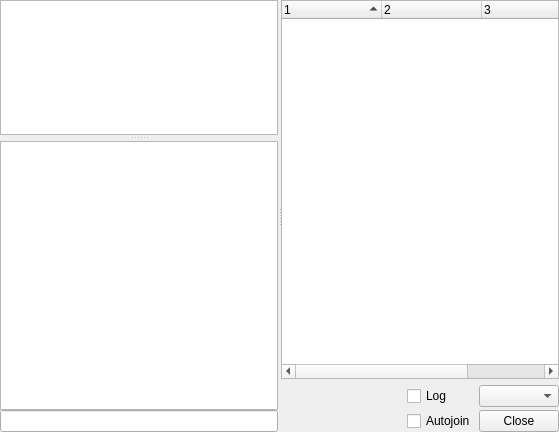
<?xml version="1.0" encoding="UTF-8"?>
<ui version="4.0">
 <class>Room</class>
 <widget class="QWidget" name="Room">
  <property name="geometry">
   <rect>
    <x>0</x>
    <y>0</y>
    <width>559</width>
    <height>432</height>
   </rect>
  </property>
  <property name="windowTitle">
   <string>Room</string>
  </property>
  <layout class="QVBoxLayout" name="verticalLayout_3">
   <property name="spacing">
    <number>0</number>
   </property>
   <property name="margin">
    <number>0</number>
   </property>
   <item>
    <widget class="QSplitter" name="splitter_2">
     <property name="lineWidth">
      <number>1</number>
     </property>
     <property name="orientation">
      <enum>Qt::Horizontal</enum>
     </property>
     <property name="handleWidth">
      <number>3</number>
     </property>
     <widget class="QWidget" name="layoutWidget">
      <layout class="QVBoxLayout" name="verticalLayout_2">
       <property name="spacing">
        <number>0</number>
       </property>
       <item>
        <widget class="QSplitter" name="splitter">
         <property name="sizePolicy">
          <sizepolicy hsizetype="Expanding" vsizetype="Expanding">
           <horstretch>0</horstretch>
           <verstretch>0</verstretch>
          </sizepolicy>
         </property>
         <property name="frameShape">
          <enum>QFrame::NoFrame</enum>
         </property>
         <property name="lineWidth">
          <number>1</number>
         </property>
         <property name="orientation">
          <enum>Qt::Vertical</enum>
         </property>
         <property name="handleWidth">
          <number>6</number>
         </property>
         <widget class="QTextEdit" name="StatusLog">
          <property name="sizePolicy">
           <sizepolicy hsizetype="Expanding" vsizetype="Preferred">
            <horstretch>0</horstretch>
            <verstretch>1</verstretch>
           </sizepolicy>
          </property>
          <property name="maximumSize">
           <size>
            <width>16777215</width>
            <height>200</height>
           </size>
          </property>
          <property name="baseSize">
           <size>
            <width>0</width>
            <height>100</height>
           </size>
          </property>
          <property name="focusPolicy">
           <enum>Qt::NoFocus</enum>
          </property>
          <property name="readOnly">
           <bool>true</bool>
          </property>
         </widget>
         <widget class="QTextEdit" name="ChatLog">
          <property name="sizePolicy">
           <sizepolicy hsizetype="Expanding" vsizetype="Expanding">
            <horstretch>0</horstretch>
            <verstretch>2</verstretch>
           </sizepolicy>
          </property>
          <property name="minimumSize">
           <size>
            <width>0</width>
            <height>0</height>
           </size>
          </property>
          <property name="maximumSize">
           <size>
            <width>16777215</width>
            <height>16777215</height>
           </size>
          </property>
          <property name="baseSize">
           <size>
            <width>0</width>
            <height>400</height>
           </size>
          </property>
          <property name="focusPolicy">
           <enum>Qt::NoFocus</enum>
          </property>
          <property name="readOnly">
           <bool>true</bool>
          </property>
         </widget>
        </widget>
       </item>
       <item>
        <widget class="QLineEdit" name="ChatEntry"/>
       </item>
      </layout>
     </widget>
     <widget class="QWidget" name="">
      <layout class="QVBoxLayout" name="verticalLayout">
       <property name="sizeConstraint">
        <enum>QLayout::SetMaximumSize</enum>
       </property>
       <item>
        <widget class="QTreeWidget" name="UserList">
         <property name="autoScrollMargin">
          <number>16</number>
         </property>
         <property name="indentation">
          <number>0</number>
         </property>
         <property name="uniformRowHeights">
          <bool>true</bool>
         </property>
         <property name="sortingEnabled">
          <bool>true</bool>
         </property>
         <property name="allColumnsShowFocus">
          <bool>false</bool>
         </property>
         <property name="columnCount">
          <number>4</number>
         </property>
         <attribute name="headerCascadingSectionResizes">
          <bool>false</bool>
         </attribute>
         <attribute name="headerStretchLastSection">
          <bool>false</bool>
         </attribute>
         <attribute name="headerCascadingSectionResizes">
          <bool>false</bool>
         </attribute>
         <attribute name="headerStretchLastSection">
          <bool>false</bool>
         </attribute>
         <column>
          <property name="text">
           <string notr="true">1</string>
          </property>
         </column>
         <column>
          <property name="text">
           <string notr="true">2</string>
          </property>
         </column>
         <column>
          <property name="text">
           <string notr="true">3</string>
          </property>
         </column>
         <column>
          <property name="text">
           <string notr="true">4</string>
          </property>
         </column>
        </widget>
       </item>
       <item>
        <layout class="QGridLayout" name="gridLayout">
         <property name="spacing">
          <number>3</number>
         </property>
         <item row="1" column="2">
          <widget class="QComboBox" name="comboBox">
           <property name="enabled">
            <bool>true</bool>
           </property>
          </widget>
         </item>
         <item row="6" column="2">
          <widget class="QPushButton" name="Close">
           <property name="sizePolicy">
            <sizepolicy hsizetype="Preferred" vsizetype="Fixed">
             <horstretch>0</horstretch>
             <verstretch>0</verstretch>
            </sizepolicy>
           </property>
           <property name="text">
            <string>Close</string>
           </property>
           <property name="icon">
            <iconset>
             <normaloff>icons/cancel.png</normaloff>icons/cancel.png</iconset>
           </property>
          </widget>
         </item>
         <item row="1" column="0">
          <spacer name="horizontalSpacer">
           <property name="orientation">
            <enum>Qt::Horizontal</enum>
           </property>
           <property name="sizeHint" stdset="0">
            <size>
             <width>40</width>
             <height>20</height>
            </size>
           </property>
          </spacer>
         </item>
         <item row="1" column="1">
          <widget class="QCheckBox" name="Log">
           <property name="enabled">
            <bool>true</bool>
           </property>
           <property name="text">
            <string>Log</string>
           </property>
          </widget>
         </item>
         <item row="6" column="1">
          <widget class="QCheckBox" name="Autojoin">
           <property name="enabled">
            <bool>true</bool>
           </property>
           <property name="text">
            <string>Autojoin</string>
           </property>
          </widget>
         </item>
         <item row="6" column="0">
          <spacer name="horizontalSpacer_2">
           <property name="orientation">
            <enum>Qt::Horizontal</enum>
           </property>
           <property name="sizeHint" stdset="0">
            <size>
             <width>40</width>
             <height>20</height>
            </size>
           </property>
          </spacer>
         </item>
        </layout>
       </item>
      </layout>
     </widget>
    </widget>
   </item>
  </layout>
 </widget>
 <resources/>
 <connections/>
</ui>
